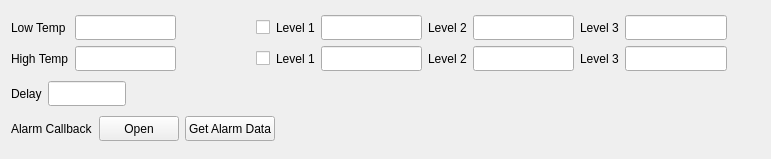
             <widget class="QWidget" name="layoutWidget">
              <property name="geometry">
               <rect>
                <x>0</x>
                <y>240</y>
                <width>771</width>
                <height>159</height>
               </rect>
              </property>
              <layout class="QVBoxLayout" name="verticalLayout_15">
               <item>
                <layout class="QGridLayout" name="gridLayout">
                 <item row="0" column="7">
                  <widget class="QLineEdit" name="lowLevelTwoTempEdit">
                   <property name="minimumSize">
                    <size>
                     <width>0</width>
                     <height>20</height>
                    </size>
                   </property>
                   <property name="maximumSize">
                    <size>
                     <width>16777215</width>
                     <height>25</height>
                    </size>
                   </property>
                  </widget>
                 </item>
                 <item row="1" column="9">
                  <widget class="QLineEdit" name="highLevelThreeTempEdit">
                   <property name="minimumSize">
                    <size>
                     <width>0</width>
                     <height>20</height>
                    </size>
                   </property>
                   <property name="maximumSize">
                    <size>
                     <width>16777215</width>
                     <height>25</height>
                    </size>
                   </property>
                  </widget>
                 </item>
                 <item row="0" column="2">
                  <spacer name="horizontalSpacer_28">
                   <property name="orientation">
                    <enum>Qt::Horizontal</enum>
                   </property>
                   <property name="sizeHint" stdset="0">
                    <size>
                     <width>80</width>
                     <height>20</height>
                    </size>
                   </property>
                  </spacer>
                 </item>
                 <item row="0" column="9">
                  <widget class="QLineEdit" name="lowLevelThreeTempEdit">
                   <property name="minimumSize">
                    <size>
                     <width>0</width>
                     <height>20</height>
                    </size>
                   </property>
                   <property name="maximumSize">
                    <size>
                     <width>16777215</width>
                     <height>25</height>
                    </size>
                   </property>
                  </widget>
                 </item>
                 <item row="1" column="3">
                  <widget class="QCheckBox" name="highEnableCheck">
                   <property name="text">
                    <string/>
                   </property>
                  </widget>
                 </item>
                 <item row="0" column="5">
                  <widget class="QLineEdit" name="lowLevelOneTempEdit">
                   <property name="minimumSize">
                    <size>
                     <width>0</width>
                     <height>20</height>
                    </size>
                   </property>
                   <property name="maximumSize">
                    <size>
                     <width>16777215</width>
                     <height>25</height>
                    </size>
                   </property>
                  </widget>
                 </item>
                 <item row="1" column="6">
                  <widget class="QLabel" name="label_87">
                   <property name="minimumSize">
                    <size>
                     <width>0</width>
                     <height>25</height>
                    </size>
                   </property>
                   <property name="maximumSize">
                    <size>
                     <width>16777215</width>
                     <height>25</height>
                    </size>
                   </property>
                   <property name="text">
                    <string>Level 2</string>
                   </property>
                  </widget>
                 </item>
                 <item row="0" column="0">
                  <widget class="QLabel" name="label_82">
                   <property name="minimumSize">
                    <size>
                     <width>0</width>
                     <height>25</height>
                    </size>
                   </property>
                   <property name="maximumSize">
                    <size>
                     <width>16777215</width>
                     <height>25</height>
                    </size>
                   </property>
                   <property name="text">
                    <string>Low Temp</string>
                   </property>
                  </widget>
                 </item>
                 <item row="0" column="4">
                  <widget class="QLabel" name="label_83">
                   <property name="minimumSize">
                    <size>
                     <width>0</width>
                     <height>25</height>
                    </size>
                   </property>
                   <property name="maximumSize">
                    <size>
                     <width>16777215</width>
                     <height>25</height>
                    </size>
                   </property>
                   <property name="text">
                    <string>Level 1</string>
                   </property>
                  </widget>
                 </item>
                 <item row="0" column="8">
                  <widget class="QLabel" name="label_85">
                   <property name="minimumSize">
                    <size>
                     <width>0</width>
                     <height>25</height>
                    </size>
                   </property>
                   <property name="maximumSize">
                    <size>
                     <width>16777215</width>
                     <height>25</height>
                    </size>
                   </property>
                   <property name="text">
                    <string>Level 3</string>
                   </property>
                  </widget>
                 </item>
                 <item row="1" column="1">
                  <widget class="QLineEdit" name="highTempEdit">
                   <property name="minimumSize">
                    <size>
                     <width>0</width>
                     <height>20</height>
                    </size>
                   </property>
                   <property name="maximumSize">
                    <size>
                     <width>16777215</width>
                     <height>25</height>
                    </size>
                   </property>
                  </widget>
                 </item>
                 <item row="1" column="5">
                  <widget class="QLineEdit" name="highLevelOneTempEdit">
                   <property name="minimumSize">
                    <size>
                     <width>0</width>
                     <height>20</height>
                    </size>
                   </property>
                   <property name="maximumSize">
                    <size>
                     <width>16777215</width>
                     <height>25</height>
                    </size>
                   </property>
                  </widget>
                 </item>
                 <item row="0" column="3">
                  <widget class="QCheckBox" name="lowEnableCheck">
                   <property name="text">
                    <string/>
                   </property>
                  </widget>
                 </item>
                 <item row="1" column="4">
                  <widget class="QLabel" name="label_88">
                   <property name="minimumSize">
                    <size>
                     <width>0</width>
                     <height>25</height>
                    </size>
                   </property>
                   <property name="maximumSize">
                    <size>
                     <width>16777215</width>
                     <height>25</height>
                    </size>
                   </property>
                   <property name="text">
                    <string>Level 1</string>
                   </property>
                  </widget>
                 </item>
                 <item row="1" column="7">
                  <widget class="QLineEdit" name="highLevelTwoTempEdit">
                   <property name="minimumSize">
                    <size>
                     <width>0</width>
                     <height>20</height>
                    </size>
                   </property>
                   <property name="maximumSize">
                    <size>
                     <width>16777215</width>
                     <height>25</height>
                    </size>
                   </property>
                  </widget>
                 </item>
                 <item row="1" column="2">
                  <spacer name="horizontalSpacer_29">
                   <property name="orientation">
                    <enum>Qt::Horizontal</enum>
                   </property>
                   <property name="sizeHint" stdset="0">
                    <size>
                     <width>40</width>
                     <height>20</height>
                    </size>
                   </property>
                  </spacer>
                 </item>
                 <item row="1" column="8">
                  <widget class="QLabel" name="label_86">
                   <property name="minimumSize">
                    <size>
                     <width>0</width>
                     <height>25</height>
                    </size>
                   </property>
                   <property name="maximumSize">
                    <size>
                     <width>16777215</width>
                     <height>25</height>
                    </size>
                   </property>
                   <property name="text">
                    <string>Level 3</string>
                   </property>
                  </widget>
                 </item>
                 <item row="0" column="6">
                  <widget class="QLabel" name="label_84">
                   <property name="minimumSize">
                    <size>
                     <width>0</width>
                     <height>25</height>
                    </size>
                   </property>
                   <property name="maximumSize">
                    <size>
                     <width>16777215</width>
                     <height>25</height>
                    </size>
                   </property>
                   <property name="text">
                    <string>Level 2</string>
                   </property>
                  </widget>
                 </item>
                 <item row="1" column="0">
                  <widget class="QLabel" name="label_89">
                   <property name="minimumSize">
                    <size>
                     <width>0</width>
                     <height>25</height>
                    </size>
                   </property>
                   <property name="maximumSize">
                    <size>
                     <width>16777215</width>
                     <height>25</height>
                    </size>
                   </property>
                   <property name="text">
                    <string>High Temp</string>
                   </property>
                  </widget>
                 </item>
                 <item row="0" column="1">
                  <widget class="QLineEdit" name="lowTempEdit">
                   <property name="minimumSize">
                    <size>
                     <width>0</width>
                     <height>20</height>
                    </size>
                   </property>
                   <property name="maximumSize">
                    <size>
                     <width>16777215</width>
                     <height>25</height>
                    </size>
                   </property>
                  </widget>
                 </item>
                 <item row="0" column="10">
                  <spacer name="horizontalSpacer_26">
                   <property name="orientation">
                    <enum>Qt::Horizontal</enum>
                   </property>
                   <property name="sizeHint" stdset="0">
                    <size>
                     <width>40</width>
                     <height>20</height>
                    </size>
                   </property>
                  </spacer>
                 </item>
                </layout>
               </item>
               <item>
                <layout class="QHBoxLayout" name="horizontalLayout_33">
                 <item>
                  <widget class="QLabel" name="label_90">
                   <property name="minimumSize">
                    <size>
                     <width>0</width>
                     <height>25</height>
                    </size>
                   </property>
                   <property name="maximumSize">
                    <size>
                     <width>16777215</width>
                     <height>25</height>
                    </size>
                   </property>
                   <property name="text">
                    <string>Delay</string>
                   </property>
                  </widget>
                 </item>
                 <item>
                  <widget class="QLineEdit" name="atrDelayEdit">
                   <property name="minimumSize">
                    <size>
                     <width>0</width>
                     <height>20</height>
                    </size>
                   </property>
                   <property name="maximumSize">
                    <size>
                     <width>78</width>
                     <height>25</height>
                    </size>
                   </property>
                  </widget>
                 </item>
                 <item>
                  <spacer name="horizontalSpacer_24">
                   <property name="orientation">
                    <enum>Qt::Horizontal</enum>
                   </property>
                   <property name="sizeHint" stdset="0">
                    <size>
                     <width>40</width>
                     <height>20</height>
                    </size>
                   </property>
                  </spacer>
                 </item>
                </layout>
               </item>
               <item>
                <layout class="QHBoxLayout" name="horizontalLayout_29">
                 <item>
                  <widget class="QLabel" name="label_92">
                   <property name="minimumSize">
                    <size>
                     <width>0</width>
                     <height>25</height>
                    </size>
                   </property>
                   <property name="maximumSize">
                    <size>
                     <width>16777215</width>
                     <height>25</height>
                    </size>
                   </property>
                   <property name="text">
                    <string>Alarm Callback</string>
                   </property>
                  </widget>
                 </item>
                 <item>
                  <widget class="QPushButton" name="openAtrAlarmCallbackBtn">
                   <property name="minimumSize">
                    <size>
                     <width>0</width>
                     <height>25</height>
                    </size>
                   </property>
                   <property name="maximumSize">
                    <size>
                     <width>16777215</width>
                     <height>25</height>
                    </size>
                   </property>
                   <property name="text">
                    <string>Open</string>
                   </property>
                  </widget>
                 </item>
                 <item>
                  <widget class="QPushButton" name="getAtrAlarmDataBtn">
                   <property name="minimumSize">
                    <size>
                     <width>0</width>
                     <height>25</height>
                    </size>
                   </property>
                   <property name="maximumSize">
                    <size>
                     <width>16777215</width>
                     <height>25</height>
                    </size>
                   </property>
                   <property name="text">
                    <string>Get Alarm Data</string>
                   </property>
                  </widget>
                 </item>
                 <item>
                  <spacer name="horizontalSpacer_27">
                   <property name="orientation">
                    <enum>Qt::Horizontal</enum>
                   </property>
                   <property name="sizeHint" stdset="0">
                    <size>
                     <width>40</width>
                     <height>20</height>
                    </size>
                   </property>
                  </spacer>
                 </item>
                </layout>
               </item>
              </layout>
             </widget>
